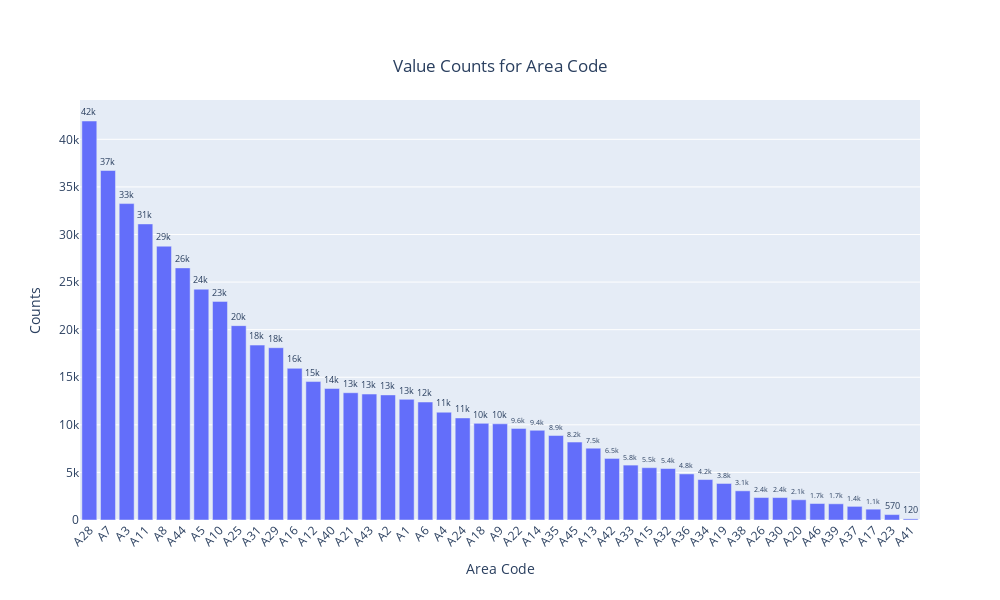

Source (notebook cell):
### Markdown cell above
<div class="alert alert-block alert-info">
    <strong>Manufacturer Distribution:</strong> Manufacturer <b>X1</b> dominates the market with the highest count, suggesting it holds a significant share compared to <b>X2</b> and <b>X3</b>. Understanding the market dynamics between these manufacturers can provide strategic insights for stakeholders.
</div>

### Code cell
plot_objects['Area Code'].show()  # Display the plot for Area Code

### Figure 1 — Plotly figure (JSON) as saved in the notebook; plotly's stock layout.template omitted (floating-point values rounded to 4 significant figures)
{"data": [{"alignmentgroup": "True", "hovertemplate": "Category=%{x}<br>Counts=%{text}<extra></extra>", "legendgroup": "", "marker": {"color": "#636efa", "pattern": {"shape": ""}}, "name": "", "offsetgroup": "", "orientation": "v", "showlegend": false, "text": [41925, 36723, 33247, 31111, 28772, 26490, 24252, 22970, 20422, 18379, 18105, 15938, 14547, 13820, 13374, 13234, 13145, 12676, 12399, 11326, 10725, 10154, 10107, 9624, 9424, 8877, 8188, 7548, 6470, 5769, 5496, 5408, 4843, 4249, 3839, 3065, 2360, 2357, 2126, 1732, 1702, 1432, 1139, 569, 118], "textposition": "outside", "texttemplate": "%{text:.2s}", "type": "bar", "x": ["A28", "A7", "A3", "A11", "A8", "A44", "A5", "A10", "A25", "A31", "A29", "A16", "A12", "A40", "A21", "A43", "A2", "A1", "A6", "A4", "A24", "A18", "A9", "A22", "A14", "A35", "A45", "A13", "A42", "A33", "A15", "A32", "A36", "A34", "A19", "A38", "A26", "A30", "A20", "A46", "A39", "A37", "A17", "A23", "A41"], "xaxis": "x", "y": [41925, 36723, 33247, 31111, 28772, 26490, 24252, 22970, 20422, 18379, 18105, 15938, 14547, 13820, 13374, 13234, 13145, 12676, 12399, 11326, 10725, 10154, 10107, 9624, 9424, 8877, 8188, 7548, 6470, 5769, 5496, 5408, 4843, 4249, 3839, 3065, 2360, 2357, 2126, 1732, 1702, 1432, 1139, 569, 118], "yaxis": "y"}], "layout": {"barmode": "relative", "height": 600, "legend": {"tracegroupgap": 0}, "title": {"text": "Value Counts for Area Code", "x": 0.5, "xanchor": "center", "y": 0.9, "yanchor": "top"}, "width": 1000, "xaxis": {"anchor": "y", "domain": [0, 1], "tickangle": -45, "title": {"text": "Area Code"}}, "yaxis": {"anchor": "x", "domain": [0, 1], "title": {"text": "Counts"}}}}
